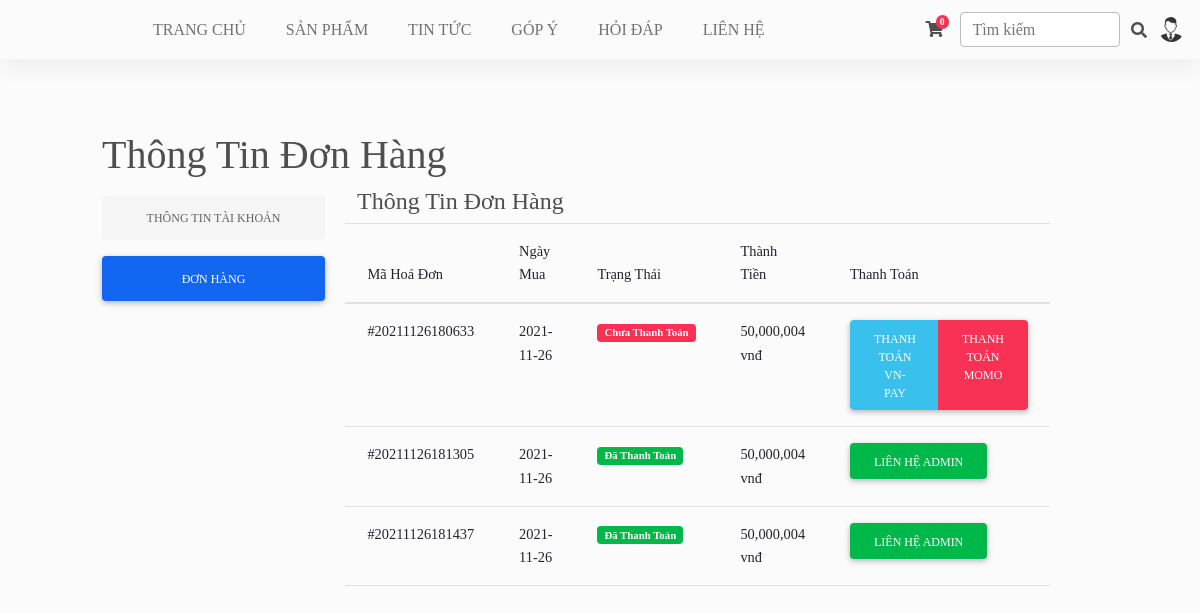
Screenshot of /site/tai-khoan/?donhang (signed in) with the database file from the repository.
### tables this page shows
CREATE TABLE `hoadon` (
  `so_hoa_don` varchar(30) NOT NULL,
  `ngay_mua` date NOT NULL,
  `thanh_tien` int(11) NOT NULL,
  `ma_kh` int(11) NOT NULL,
  `trang_thai` int(11) NOT NULL DEFAULT 0
);

### site/tai-khoan/index.php (called while the page is built, shortened)
<?php
require_once "../../dao/pdo.php";
require_once "../../dao/cart.php";
if (exist_param("dangky")) {
    $VIEW_NAME="dang-ki.php";
}
elseif (exist_param('donhang')) {
    $userid = $_SESSION['login_id'];
$invoice =  select_invoice($userid);
}
else {
    $VIEW_NAME="dang-nhap.php";
}
require_once "../layout.php";
?>

### dao/pdo.php (called while the page is built, shortened)
<?php
function pdo_get_connection(){
  $servername = "localhost";
  $username = "root";
  $password = "";
  try {
    $conn = new PDO("mysql:host=$servername;dbname=shopbee", $username, $password);
    $conn->setAttribute(PDO::ATTR_ERRMODE, PDO::ERRMODE_EXCEPTION);
    return $conn;
  } catch(PDOException $e) {
    echo "Lỗi kết nối: " . $e->getMessage();
  }
}
function pdo_query($sql){
  $sql_args = array_slice(func_get_args(),1);
  try{
    $conn = pdo_get_connection();
    $stmt = $conn->prepare($sql);
    $stmt->execute($sql_args);
    $rows = $stmt->fetchAll();
    return $rows;
  }
  catch(PDOException $e){
    throw $e;
  }
  finally{
    unset($conn);
  }
}
?>

### dao/cart.php (called while the page is built, shortened)
<?php
function select_invoice($userid){
	$sql = "SELECT * FROM `hoadon` INNER JOIN khach_hang ON hoadon.ma_kh = khach_hang.ma_kh where hoadon.ma_kh = ?";
	return pdo_query($sql,$userid);
}
?>

### site/tai-khoan/don-hang.php (the view)
<div class="container p-5">
  <div class="p-4">
    <h1 class="">Thông Tin Đơn Hàng</h1>
    <div class="row">
      <div class="col-3">
        <div class="nav flex-column nav-pills text-center" role="tablist" aria-orientation="vertical">
          <a href="user.php" class="nav-link ">Thông Tin Tài Khoản</a>
          <a href="donhang.php" class="nav-link active">Đơn Hàng</a>
        </div>
      </div>
      <div class="col-8">
        <div class="row">
          <h4>Thông Tin Đơn Hàng</h4>
          <table class="table">
            <thead>
              <tr>
                <th scope="col">Mã Hoá Đơn</th>
                <th scope="col">Ngày Mua</th>
                <th scope="col">Trạng Thái</th>
                <th scope="col">Thành Tiền</th>
                <th scope="col">Thanh Toán</th>
              </tr>
            </thead>
            <tbody>
              <?php
              foreach ($invoice as $value) {
                extract($value);
                ?>
                <tr>
                  <th scope="row">#<?= $so_hoa_don ?></th>
                  <td><?= $ngay_mua ?></td>
                  <td><?php
                  if ($trang_thai == 0) {
                    echo '<span class="badge bg-danger">Chưa Thanh Toán</span>';
                  }else{
                    echo '<span class="badge bg-success">Đã Thanh Toán</span>';
                  }
                ?></td>
                <td><?= number_format($thanh_tien) ?> vnđ</td>
                <td>
                  <?php
                  if ($trang_thai == 1) {
                    ?>
                    <a href="#" class="btn btn-success">Liên Hệ Admin</a></td>
                    <?php
                  }else{
                   ?>
                   <div class=" btn-group">
                    <a href="?donhang&ma_dh=<?= $so_hoa_don ?>&vnpay=<?= $so_hoa_don ?>" class="btn btn-info">Thanh Toán VN-Pay</a>
                    <a href="?donhang&ma_dh=<?= $so_hoa_don ?>&mm=<?= $so_hoa_don ?>" class="btn btn-danger">Thanh Toán Momo</a>
                  </div>
                </td>
              </tr>
              <?php
            }
          }
          ?>
        </tbody>
      </table>
    </div>
  </div>
</div>
</div>
</div>

### assets/css/1.css (style rules this page uses)
body { font-family: sf; }
body { background-color: #fbfbfb; }

### rows the page displays
hoadon: so_hoa_don "20211126180633", ngay_mua "2021-11-26", trang_thai "Chưa Thanh Toán", thanh_tien "50,000,004"
hoadon: so_hoa_don "20211126181305", ngay_mua "2021-11-26", trang_thai "Đã Thanh Toán", thanh_tien "50,000,004"
hoadon: so_hoa_don "20211126181437", ngay_mua "2021-11-26", trang_thai "Đã Thanh Toán", thanh_tien "50,000,004"
